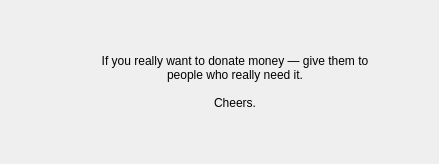
<?xml version="1.0" encoding="UTF-8"?>
<ui version="4.0">
 <class>DonationDialog</class>
 <widget class="QDialog" name="DonationDialog">
  <property name="geometry">
   <rect>
    <x>0</x>
    <y>0</y>
    <width>439</width>
    <height>164</height>
   </rect>
  </property>
  <layout class="QVBoxLayout" name="verticalLayout_2">
   <property name="leftMargin">
    <number>44</number>
   </property>
   <property name="rightMargin">
    <number>44</number>
   </property>
   <item>
    <layout class="QHBoxLayout" name="horizontalLayout">
     <property name="spacing">
      <number>24</number>
     </property>
     <item>
      <widget class="QLabel" name="coinLabel">
       <property name="pixmap">
        <pixmap resource="../res/fogg.qrc">:/icons/coin.png</pixmap>
       </property>
      </widget>
     </item>
     <item>
      <widget class="QWidget" name="widget" native="true">
       <layout class="QVBoxLayout" name="verticalLayout">
        <item>
         <spacer name="verticalSpacer_2">
          <property name="orientation">
           <enum>Qt::Vertical</enum>
          </property>
          <property name="sizeHint" stdset="0">
           <size>
            <width>0</width>
            <height>33</height>
           </size>
          </property>
         </spacer>
        </item>
        <item>
         <widget class="QLabel" name="donationLabel">
          <property name="sizePolicy">
           <sizepolicy hsizetype="MinimumExpanding" vsizetype="Preferred">
            <horstretch>0</horstretch>
            <verstretch>0</verstretch>
           </sizepolicy>
          </property>
          <property name="text">
           <string>If you really want to donate money — give them to people who really need it.

Cheers.</string>
          </property>
          <property name="alignment">
           <set>Qt::AlignHCenter|Qt::AlignTop</set>
          </property>
          <property name="wordWrap">
           <bool>true</bool>
          </property>
         </widget>
        </item>
        <item>
         <spacer name="verticalSpacer">
          <property name="orientation">
           <enum>Qt::Vertical</enum>
          </property>
          <property name="sizeHint" stdset="0">
           <size>
            <width>0</width>
            <height>0</height>
           </size>
          </property>
         </spacer>
        </item>
       </layout>
      </widget>
     </item>
    </layout>
   </item>
  </layout>
 </widget>
 <resources>
  <include location="../res/fogg.qrc"/>
 </resources>
 <connections/>
</ui>
